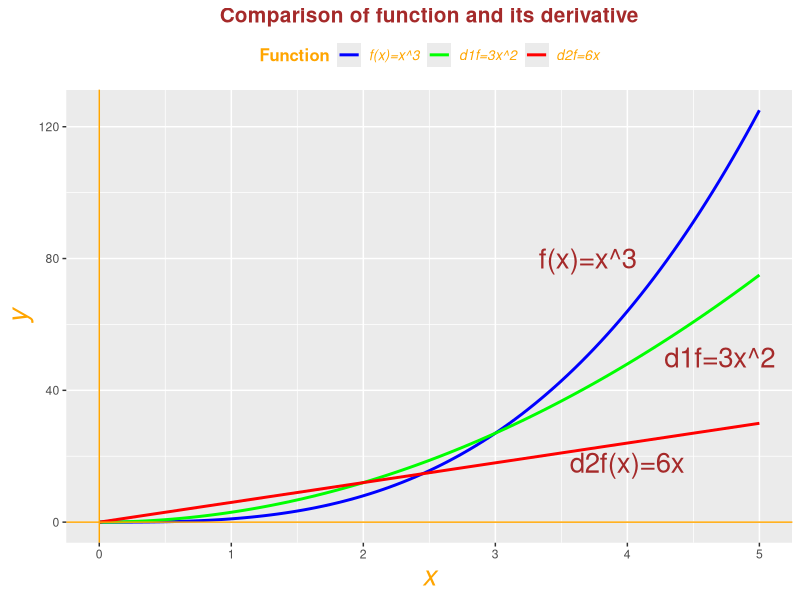

The R script that drew this image:
#To calculate derivative of a function we need to coerce it into an expression using expression(x^3+y^2) and then use D()
#D(expression,"name") where name is the independent variable with respect to which we will differentiate.

f1<-expression(x^3+y^2) #Created the expression   #is.expression() to check whether expression or not .
dyf1=D(f1,"y");dyf1;                 #as.expression(dyf1) to change into expression.      #1st order differentiation w.r.t y
D(dyf1,"x")              #Again differentiation w.r.t x

dyf2=D(dyf1,"y")      #2nd order differentiation w.r.t y
  

#To calculate partial derivative of a function we can use deriv()
#deriv(expression,c("x","y")) is the format.

dxy=deriv(expression(x^3+y^2),c("x","y"));dxy;typeof(dxy)   #deriv() gives output as an expression whereas D() doesn't whereas both these functions take argument as an expression.
                                            #Deriv() is also a function like D() in Deriv library or package which takes argument in expression,function,string,call any form and return in that same form or class.
library(Deriv)                            #And Deriv() can also calculate higher order derivative.To do so we have to pass "nderiv" argument.
                                    #So it becomes useful while plotting a function and its derivative .
f=function(x){x^3}                #We cannot plot using deriv() or D() because it doesn't take function as argument so we cannot plot using geom_function() or stat whereas Deriv() does.
Deriv(f,"x")        #To calculate 1st order derivative
Deriv(f,"x",nderiv=3)      #To calculate 3rd order derivative
class(Deriv(f,"x"))
#format:Deriv(fun/expression/string/call,name,nderiv=1 or 2 or n)


#Now to find higher order derivatives we need create a function like that because in R this kind of function doesn't exist.
#We will do so using recursive method.
#Recursion is a kind of metod where we call the same function inside its body thus creating a loop we get the result.
#Using D() or deriv() we can create higher order derivative function but we cannot plot it because it will be in form of expression or call.
#So to plot we will use Deriv() from Deriv::Derive() package to crate higher oreder derivative function and  plot it.

#d1 higher order derivative function using D() which we cannot plot.
d1=function(expression,name,order=1){           #Creating a function(arg1,arg2,...)
  if(order<1) return(stop("Invalid order"))     #We can give the 2nd brackets and even can ignore certain times
  if(order==1) return(D(expression,name))       #Stop() breaks the loop and shows a error message
  else return(d1(D(expression,name),name,order-1))  #There are no such conditional statement as elseif in R like in C.
                                                  #Although there is a ternary operator ifelse(test_expression,x(if true),y(if false)) in R .
}
d1(expression(x^3),"x")

#d2 higher order derivative function using Deriv() from Deriv library or package which we can plot.
library(Deriv)
f1=function(x) x^3
Deriv(f1,"x",nderiv=3)
#Although Deriv() can calculate higher order derivatives but still we are making another function using Deriv().

d2=function(fun,name,order=1){
  if(order<1) stop("Invalid Order")
  if(order==1) Deriv(fun,"x")
  else d2(Deriv(fun,name),"x",order-1)
}
f=function(x) (x^3)
d1f=d2(f,"x",1)
d2f=d2(f,"x",2)
library(ggplot2)
ggplot()+
  xlim(c(0,5))+
  geom_function(fun=f,lwd=1,aes(color="f"))+
  geom_function(fun=d1f,lwd=1,aes(color="d1f"))+
  geom_function(fun=d2f,lwd=1,aes(color="d2f"))+
  scale_color_manual(name="Function",labels=c("f(x)=x^3","d1f=3x^2","d2f=6x"),breaks=c("f","d1f","d2f"),values=c("blue","green","red"))+ #breaks argument specifies the mapping of color.
  geom_hline(yintercept=0,color="orange",lwd=0.5)+
  geom_vline(xintercept=0,color="orange",lwd=0.5)+
  labs(title="Comparison of function and its derivative",ylab="y",xlab="x")+
  annotate(label="f(x)=x^3",geom="text",color="brown",x=3.7,y=80,size=7)+
  annotate(label="d1f=3x^2",geom="text",color="brown",x=4.7,y=50,size=7)+ 
  annotate(label="d2f(x)=6x",geom="text",color="brown",x=4,y=18,size=7)+
  theme(legend.position="top",
        legend.title=element_text(face="bold",color="orange",size=12),
        legend.text=element_text(face="italic",color="orange",size=10),
        plot.title=element_text(face="bold",size=15,color="brown",hjust=0.5),
        axis.title.x=element_text(face="italic",size=20,color="orange"),
        axis.title.y=element_text(face="italic",size=20,color="orange")
        )



